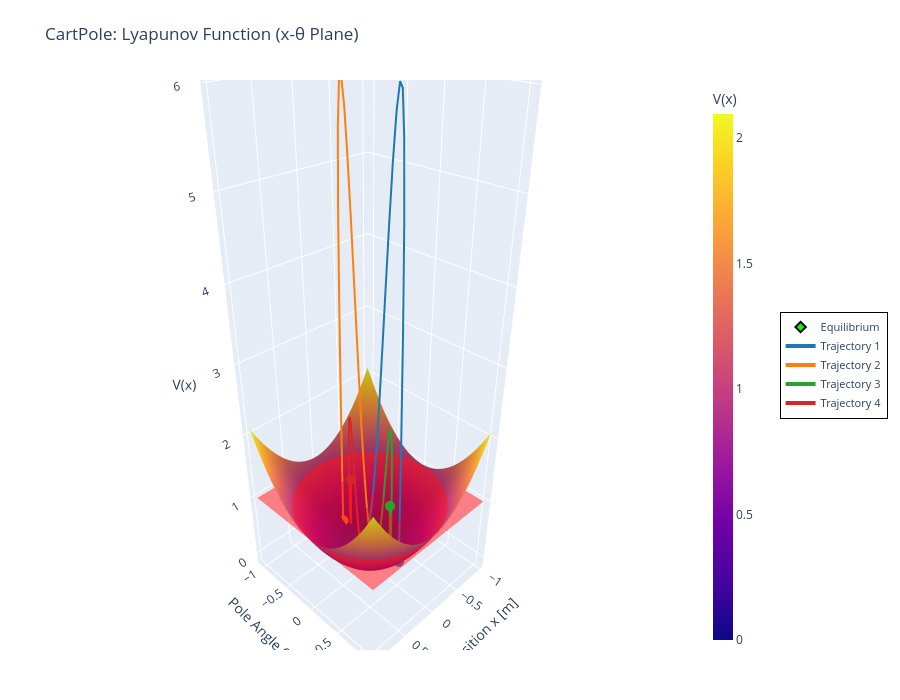

Write notebook code for a chart like this one.
### Code cell
plot_lyapunov_3d_surface(
    lyapunov_nn = lyapunov_nn,
    controller_nn = controller,
    dynamics_system = discrete_system,
    state_limits = state_limits_x_theta,
    state_indices=state_indices_x_theta,
    state_names=("Cart Position x [m]", "Pole Angle θ [rad]"),
    rho=rho,
    grid_resolution=120,
    trajectories=trajectories,
    title="CartPole: Lyapunov Function (x-θ Plane)",
    show=False,
    colorscale="Plasma",
    trajectory_colorscale="D3",
)

### Figure 1 — Plotly figure (JSON) as saved in the notebook; plotly's stock layout.template omitted (floating-point values rounded to 4 significant figures; data arrays with more than 128 entries replaced by an {"elided": "..."} marker saying what was removed)
{"data": [{"colorbar": {"thickness": 20, "title": {"text": "V(x)"}}, "colorscale": [[0, "#0d0887"], [0.1111, "#46039f"], [0.2222, "#7201a8"], [0.3333, "#9c179e"], [0.4444, "#bd3786"], [0.5556, "#d8576b"], [0.6667, "#ed7953"], [0.7778, "#fb9f3a"], [0.8889, "#fdca26"], [1, "#f0f921"]], "hovertemplate": "%{xaxis.title.text}: %{x:.3f}<br>%{yaxis.title.text}: %{y:.3f}<br>V: %{z:.3f}<extra></extra>", "name": "V(x)", "type": "surface", "x": {"elided": "120x120 float values"}, "y": {"elided": "120x120 float values"}, "z": {"elided": "120x120 float values"}}, {"colorscale": [[0, "red"], [1, "red"]], "hovertemplate": "ROA threshold: 0.997<extra></extra>", "name": "ROA (ρ=0.997)", "opacity": 0.5, "showscale": false, "type": "surface", "x": {"elided": "120x120 float values"}, "y": {"elided": "120x120 float values"}, "z": {"elided": "120x120 float values"}}, {"hovertemplate": "Equilibrium<extra></extra>", "marker": {"color": "lime", "line": {"color": "black", "width": 2}, "size": 8, "symbol": "diamond"}, "mode": "markers", "name": "Equilibrium", "type": "scatter3d", "x": [0], "y": [0], "z": [0]}, {"hovertemplate": "Traj 1<br>V: %{z:.3f}<extra></extra>", "line": {"color": "#1F77B4", "width": 4}, "mode": "lines", "name": "Trajectory 1", "type": "scatter3d", "x": {"elided": "1001 float values"}, "y": {"elided": "1001 float values"}, "z": {"elided": "1001 float values"}}, {"hovertemplate": "Start<extra></extra>", "marker": {"color": "#1F77B4", "size": 6, "symbol": "circle"}, "mode": "markers", "showlegend": false, "type": "scatter3d", "x": [0], "y": [0.5236], "z": [0.2742]}, {"hovertemplate": "Traj 2<br>V: %{z:.3f}<extra></extra>", "line": {"color": "#FF7F0E", "width": 4}, "mode": "lines", "name": "Trajectory 2", "type": "scatter3d", "x": {"elided": "1001 float values"}, "y": {"elided": "1001 float values"}, "z": {"elided": "1001 float values"}}, {"hovertemplate": "Start<extra></extra>", "marker": {"color": "#FF7F0E", "size": 6, "symbol": "circle"}, "mode": "markers", "showlegend": false, "type": "scatter3d", "x": [0], "y": [-0.5236], "z": [0.2742]}, {"hovertemplate": "Traj 3<br>V: %{z:.3f}<extra></extra>", "line": {"color": "#2CA02C", "width": 4}, "mode": "lines", "name": "Trajectory 3", "type": "scatter3d", "x": {"elided": "1001 float values"}, "y": {"elided": "1001 float values"}, "z": {"elided": "1001 float values"}}, {"hovertemplate": "Start<extra></extra>", "marker": {"color": "#2CA02C", "size": 6, "symbol": "circle"}, "mode": "markers", "showlegend": false, "type": "scatter3d", "x": [0], "y": [0.3491], "z": [1.122]}, {"hovertemplate": "Traj 4<br>V: %{z:.3f}<extra></extra>", "line": {"color": "#D62728", "width": 4}, "mode": "lines", "name": "Trajectory 4", "type": "scatter3d", "x": {"elided": "1001 float values"}, "y": {"elided": "1001 float values"}, "z": {"elided": "1001 float values"}}, {"hovertemplate": "Start<extra></extra>", "marker": {"color": "#D62728", "size": 6, "symbol": "circle"}, "mode": "markers", "showlegend": false, "type": "scatter3d", "x": [0], "y": [-0.3491], "z": [1.122]}], "layout": {"height": 700, "legend": {"bgcolor": "rgba(255,255,255,0.95)", "bordercolor": "black", "borderwidth": 1, "font": {"size": 11}, "x": 1.14, "xanchor": "left", "y": 0.5, "yanchor": "middle"}, "margin": {"b": 50, "l": 50, "r": 50, "t": 80}, "scene": {"camera": {"eye": {"x": 1.5, "y": 1.5, "z": 1.3}}, "xaxis": {"title": {"text": "Cart Position x [m]"}}, "yaxis": {"title": {"text": "Pole Angle θ [rad]"}}, "zaxis": {"title": {"text": "V(x)"}}}, "showlegend": true, "title": {"text": "CartPole: Lyapunov Function (x-θ Plane)"}, "width": 900}}
